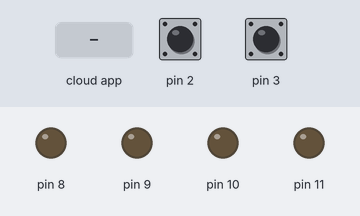
Bench run of a sketch on a simulated Arduino Uno, built with avr-gcc and run on an emulated ATmega328P. Parts: output pins drawn as LEDs (lit = HIGH). Dashed ring = blinking. The test bench sets the inputs (shaded band); at power-on: pin 2 HIGH, pin 3 HIGH. The ROS host is connected and sends only what is stated.

Above: at 1.2 s.
1.3 s: pin 2 pulled LOW for 1 s
At 3.2 s:
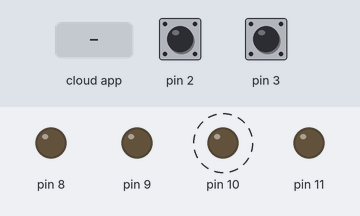
3.8 s: the phone or cloud app sets linear.x to -100
At 4.6 s:
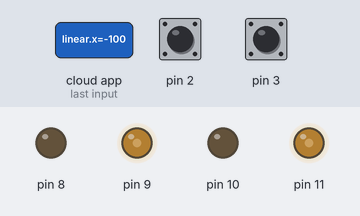
5.3 s: the phone or cloud app sets linear.x to 100
At 5.6 s:
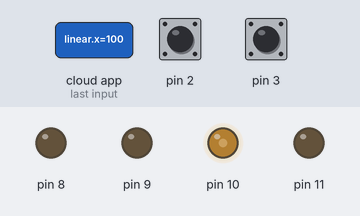
Timing chart, 0 to 8.3 s (numbered marks = the images above; inputs shaded):
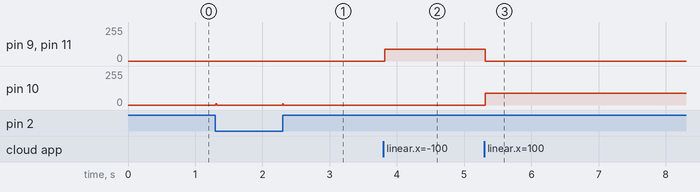

The sketch:

arduino_diferencial.ino
```cpp
#include "Motor.h"
#include <ros.h>
#include <geometry_msgs/Twist.h>
#include <std_msgs/Int16.h>
#include <PID_v1.h>
#include <ros/time.h>


ros::NodeHandle  nh;

//Asignacion de pines para motores
Motor right(8,9,20,21); //(IN1, IN2, verde-20, naraja-21)
Motor left(10,11,2,3);  //(IN3, IN4,  verde-2, naranja-3)

//Pines de Enables de cada motor
int enableA = 6;
int enableB = 7;

//--------------------------Variables para valor de los encoders
volatile long encoder0Pos = 0;
volatile long encoder1Pos = 0;


volatile byte ant_left = 0;
volatile byte act_left = 0;

volatile byte ant_right = 0;
volatile byte act_right = 0;

//---------------------------Valores de PID en este caso solo proporcional
double left_kp = 10, left_ki = 0  , left_kd = 0;
double right_kp = 10, right_ki = 0 , right_kd = 0;

double right_input = 0, right_output = 0, right_setpoint = 0;
PID rightPID(&right_input, &right_output, &right_setpoint, right_kp, right_ki, right_kd, DIRECT);

double left_input = 0, left_output = 0, left_setpoint = 0;
PID leftPID(&left_input, &left_output, &left_setpoint, left_kp, left_ki, left_kd, DIRECT);

unsigned long currentMillis;
unsigned long prevMillis;

float demandx=0;
float demandz=0;

double demand_speed_left=0;
double demand_speed_right=0;

float encoder0Diff;
float encoder1Diff;


float encoder0Prev;
float encoder1Prev;

double pos_act_left = 0;
double pos_act_right = 0;

//--------------------------------ROS---------------------------------
//---------Para lectura de velocidad lineal y angular
void cmd_vel_cb( const geometry_msgs::Twist& twist){
  demandx = twist.linear.x;
  demandz = twist.angular.z;
}
// Suscripcion a topico cmd_vel
ros::Subscriber<geometry_msgs::Twist> sub("cmd_vel", cmd_vel_cb );


// Variables de mensaje encoders
std_msgs::Int16 left_wheel_msg;
ros::Publisher left_wheel_pub("lwheel" , &left_wheel_msg);
std_msgs::Int16 right_wheel_msg;
ros::Publisher right_wheel_pub("rwheel" , &right_wheel_msg);
//--------------------------------ROS---------------------------------


void setup() {

  nh.initNode();
  nh.subscribe(sub);
  nh.advertise(left_wheel_pub);
  nh.advertise(right_wheel_pub);


  Serial.begin(57600);

  rightPID.SetMode(AUTOMATIC);
  rightPID.SetSampleTime(1);
  rightPID.SetOutputLimits(-100, 100);

  leftPID.SetMode(AUTOMATIC);
  leftPID.SetSampleTime(1);
  leftPID.SetOutputLimits(-100, 100);

  //Configuracion de pines control de los motores ENA, ENB
  digitalWrite (enableA, HIGH);
  digitalWrite (enableB, HIGH);


  //Pines de interrupcion de enconders con funciones de incremento y decremento
  attachInterrupt(digitalPinToInterrupt(left.en_a), encoder_left, CHANGE);
  attachInterrupt(digitalPinToInterrupt(left.en_b), encoder_left, CHANGE);

  attachInterrupt(digitalPinToInterrupt(right.en_a), encoder_right, CHANGE);
  attachInterrupt(digitalPinToInterrupt(right.en_b), encoder_right, CHANGE);
}

void loop() {
  currentMillis = millis();
  if (currentMillis - prevMillis >= 10){
    prevMillis = currentMillis;

    //velocidad motor - distancia entre llantas
    demand_speed_left = demandx - (demandz*0.24); //es longitud entre llantas
    demand_speed_right = demandx + (demandz*0.24);

    pos_act_left = encoder0Pos;
    pos_act_right = encoder1Pos;

    //PID controller for speed control
    //Obtenga la diferencia entre los ticks para calcular la velocidad
    encoder0Diff = encoder0Pos - encoder0Prev;
    encoder1Diff = encoder1Pos - encoder1Prev;


    encoder0Prev = encoder0Pos;
    encoder1Prev = encoder1Pos;

    // para obtener el valor:  1800 ticks 1n 1 metro * 10 ms (numero de ticks en una vuelta)

    left_setpoint = demand_speed_left*18;
    right_setpoint = demand_speed_right*18;

    // La entrada al controlador PID es la diferencia actual
    left_input = encoder0Diff;
    right_input = encoder1Diff;

    leftPID.Compute();
    left.rotate(left_output);
    rightPID.Compute();
    right.rotate(right_output);


    publishPos();
    nh.spinOnce();
  }

 }


//Publish function for odometry
void publishPos() {
 left_wheel_msg.data = pos_act_left;
 right_wheel_msg.data = pos_act_right;
 left_wheel_pub.publish(&left_wheel_msg);
 right_wheel_pub.publish(&right_wheel_msg);

}


// ************** encoders interrupts **************


// Encoder precision cuadruple
void encoder_left(void) {
  ant_left = act_left;

  if (digitalRead(left.en_a)) {
    bitSet(act_left, 0);
  } else {
    bitClear(act_left, 0);
  }
  if (digitalRead(left.en_b)) {
    bitSet(act_left, 1);
  } else {
    bitClear(act_left, 1);
  }

  if (ant_left == 2 && act_left == 0) encoder0Pos++;
  if (ant_left == 0 && act_left == 1) encoder0Pos++;
  if (ant_left == 3 && act_left == 2) encoder0Pos++;
  if (ant_left == 1 && act_left == 3) encoder0Pos++;

  if (ant_left == 1 && act_left == 0) encoder0Pos--;
  if (ant_left == 3 && act_left == 1) encoder0Pos--;
  if (ant_left == 0 && act_left == 2) encoder0Pos--;
  if (ant_left == 2 && act_left == 3) encoder0Pos--;
}


// Encoder precision cuadruple
void encoder_right(void) {
  ant_right = act_right;

  if (digitalRead(right.en_b)) {
    bitSet(act_right, 0);
  } else {
    bitClear(act_right, 0);
  }
  if (digitalRead(right.en_a)) {
    bitSet(act_right, 1);
  } else {
    bitClear(act_right, 1);
  }

  if (ant_right == 2 && act_right == 0) encoder1Pos++;
  if (ant_right == 0 && act_right == 1) encoder1Pos++;
  if (ant_right == 3 && act_right == 2) encoder1Pos++;
  if (ant_right == 1 && act_right == 3) encoder1Pos++;

  if (ant_right == 1 && act_right == 0) encoder1Pos--;
  if (ant_right == 3 && act_right == 1) encoder1Pos--;
  if (ant_right == 0 && act_right == 2) encoder1Pos--;
  if (ant_right == 2 && act_right == 3) encoder1Pos--;
}
```

Motor.cpp
```cpp
#include "Arduino.h"
#include "Motor.h"

Motor::Motor(int plus, int minus, int en_a, int en_b) {
  pinMode(plus,OUTPUT);
  pinMode(minus,OUTPUT);
  pinMode(en_a,INPUT_PULLUP);
  pinMode(en_b,INPUT_PULLUP);
  Motor::plus = plus;
  Motor::minus = minus;
  Motor::en_a = en_a;
  Motor::en_b = en_b;
}

void Motor::rotate(int value) {
  if(value>=0){
    //Max Voltage with 16V battery with 12V required
    //(12/16)*255 ~=190
    int out = map(value, 0, 100, 0, 90);
    analogWrite(plus,out);
    analogWrite(minus,0);
  }else{
    //Max Voltage with 16V battery with 12V required
    //(12/16)*255 ~=190
    int out = map(value, 0, -100, 0, 90);
    analogWrite(plus,0);
    analogWrite(minus,out);
  }
}
```

Motor.h
```cpp
#ifndef Motor_h
#define Motor_h

#include "Arduino.h"

class Motor {
  public:
    //Constructor - Plus and Minus are the Motor output / en_a and en_b are the encoder inputs
    Motor(int plus, int minus, int en_a, int en_b);
    //Spin the motor with a percentage value
    void rotate(int value);
    //Motor Outputs - plus is one direction and minus is the other
    int plus;
    int minus;
    //Encoder Inputs
    int en_a;
    int en_b;
};

#endif
```

Measured:
- after the input at 1.3 s, pin 10: alternates 9/255 for 0.01 s and 0/255 for 0.98 s, starting at once
- after the input at 3.8 s, pin 9, pin 11: 0/255 → 90/255 at once
- after the input at 5.3 s, pin 9, pin 11: 90/255 → 0/255 at once; pin 10: 0/255 → 90/255 at once
